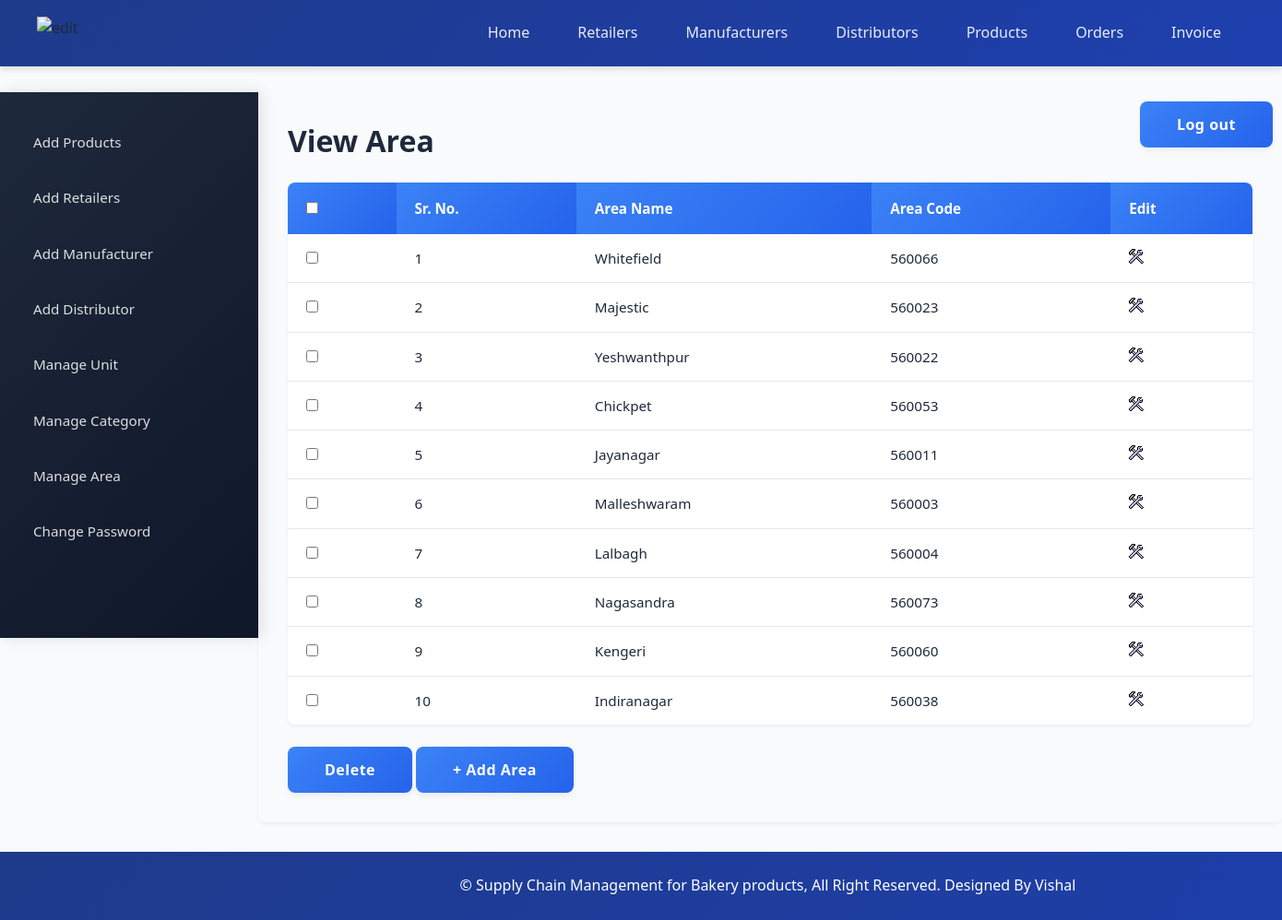
The app's page /admin/view_area.php (signed in) with its own data.
### tables this page shows
CREATE TABLE `area` (
  `area_id` int(11) NOT NULL,
  `area_name` varchar(50) NOT NULL,
  `area_code` varchar(10) NOT NULL
);

### admin/view_area.php (the view, shortened to what this page needs)
<?php
	include("../includes/config.php");
	if(isset($_SESSION['admin_login'])) {
		if($_SESSION['admin_login'] == true) {
			$query_selectArea = "SELECT * FROM area";
			$result_selectArea = mysqli_query($con,$query_selectArea);
		}
		else {
			header('Location:../index.php');
		}
	}
	else {
		header('Location:../index.php');
	}
?>
<!DOCTYPE html>
<html>
<head>
	<link rel="stylesheet" href="../includes/main_style.css" >
</head>
<body>
	<?php
		include("../includes/nav_admin.inc.php");
		include("../includes/aside_admin.inc.php");
	?>
	<section>
		<h1>View Area</h1>
		<form action="" method="POST" class="form">
		<table class="table_displayData">
			<tr>
				<th> <input type="checkbox" onClick="toggle(this)" /> </th>
				<th>Sr. No.</th>
				<th>Area Name</th>
				<th>Area Code</th>
				<th> Edit </th>
			</tr>
			<?php $i=1; while($row_selectArea = mysqli_fetch_array($result_selectArea)) { ?>
			<tr>
				<td> <input type="checkbox" name="chkId[]" value="<?php echo $row_selectArea['area_id']; ?>" /> </td>
				<td> <?php echo $i; ?> </td>
				<td> <?php echo $row_selectArea['area_name']; ?> </td>
				<td> <?php echo $row_selectArea['area_code']; ?> </td>
				<td> <a href="edit_area.php?id=<?php echo $row_selectArea['area_id']; ?>"><img src="../images/edit.png" alt="edit" /></a> </td>
			</tr>
			<?php $i++; } ?>
		</table>
		<input type="submit" value="Delete" class="submit_button"/>
		<a href="add_area.php"><input type="button" value="+ Add Area" class="submit_button"/></a>
		</form>
	</section>
	<?php
		include("../includes/footer.inc.php");
	?>
</body>
</html>

### includes/main_style.css (style rules this page uses)
* { font-family: 'Segoe UI', Roboto, -apple-system, sans-serif; margin: 0; padding: 0; box-sizing: border-box; }
body { margin: auto; background-color: #f8fafc; color: #1e293b; line-height: 1.6; }
a { text-decoration: none; color: inherit; }
.submit_button { font-size: 1rem; padding: 0.875rem 2.5rem; background: linear-gradient(135deg, #3b82f6 0%, #2563eb 100%); border: none; border-radius: 8px; color: white; cursor: pointer; transition: all 0.3s cubic-bezier(0.4, 0, 0.2, 1); font-weight: 600; letter-spacing: 0.5px; box-shadow: 0 4px 6px rgba(0, 0, 0, 0.05); }
body { margin-left: 280px; min-height: 100vh; margin-top: 100px; overflow-x: hidden; }
section { max-width: 1200px; width: 100%; padding: 2rem; margin: 0 auto; }
section h1 { margin: 0 0 1.5rem; font-weight: 700; color: #1e293b; font-size: 2rem; line-height: 1.3; }
table { border-collapse: separate; border-spacing: 0; width: 100%; margin: 1.5rem 0; font-size: 0.95rem; background: white; border-radius: 8px; overflow: hidden; box-shadow: 0 2px 4px rgba(0, 0, 0, 0.05); }
.table_displayData th { background: linear-gradient(135deg, #3b82f6 0%, #2563eb 100%); color: white; padding: 1rem 1.25rem; font-weight: 600; text-align: left; }
.table_displayData td { padding: 0.875rem 1.25rem; border-bottom: 1px solid #e2e8f0; }
.table_displayData tr:last-child td { border-bottom: none; }

### records on screen
area: area_name "Whitefield", area_code "560066"
area: area_name "Majestic", area_code "560023"
area: area_name "Yeshwanthpur", area_code "560022"
area: area_name "Chickpet", area_code "560053"
area: area_name "Jayanagar", area_code "560011"
area: area_name "Malleshwaram", area_code "560003"
area: area_name "Lalbagh", area_code "560004"
area: area_name "Nagasandra", area_code "560073"
area: area_name "Kengeri", area_code "560060"
area: area_name "Indiranagar", area_code "560038"
